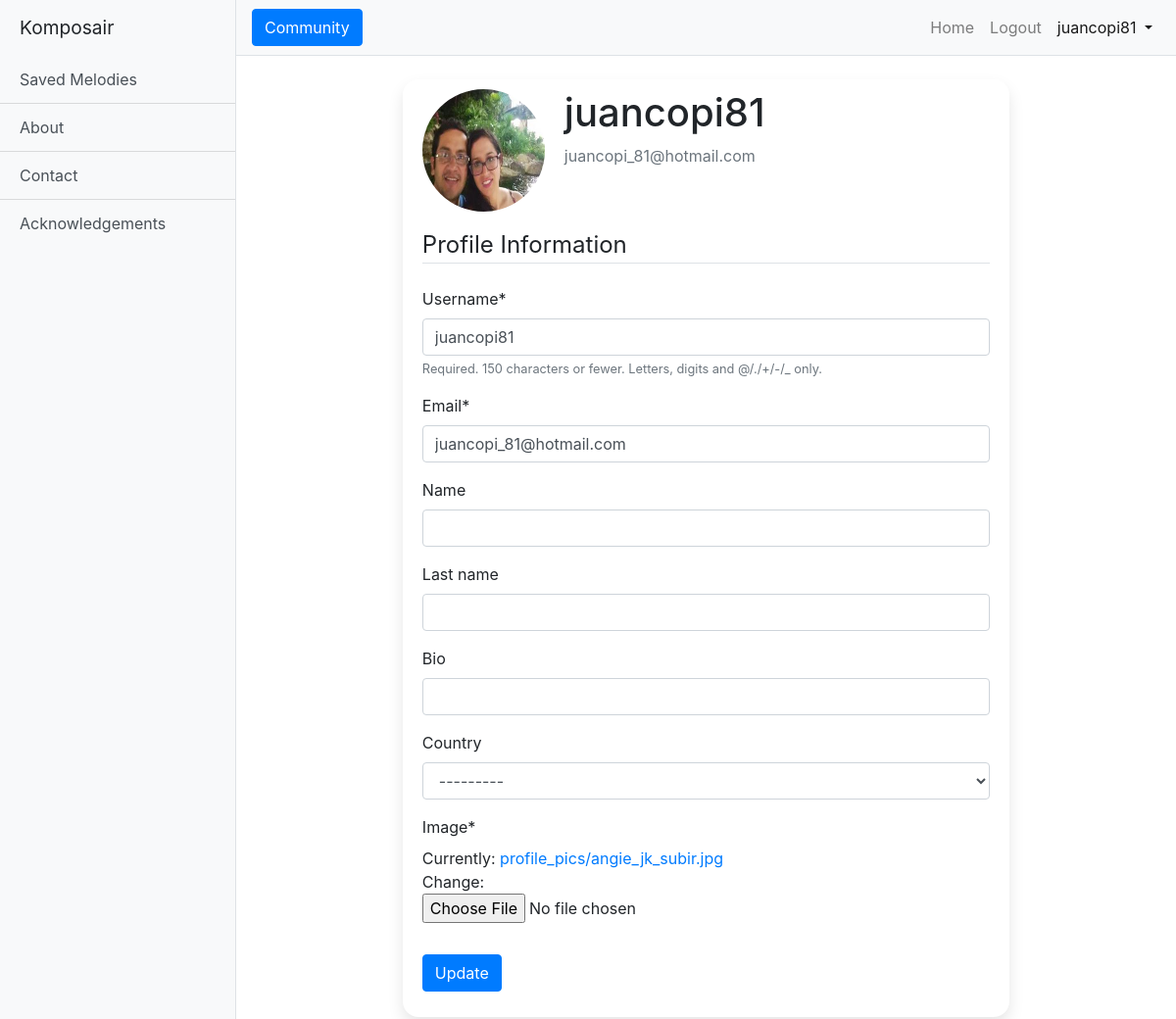
The app's page /profile/ (signed in), older data.
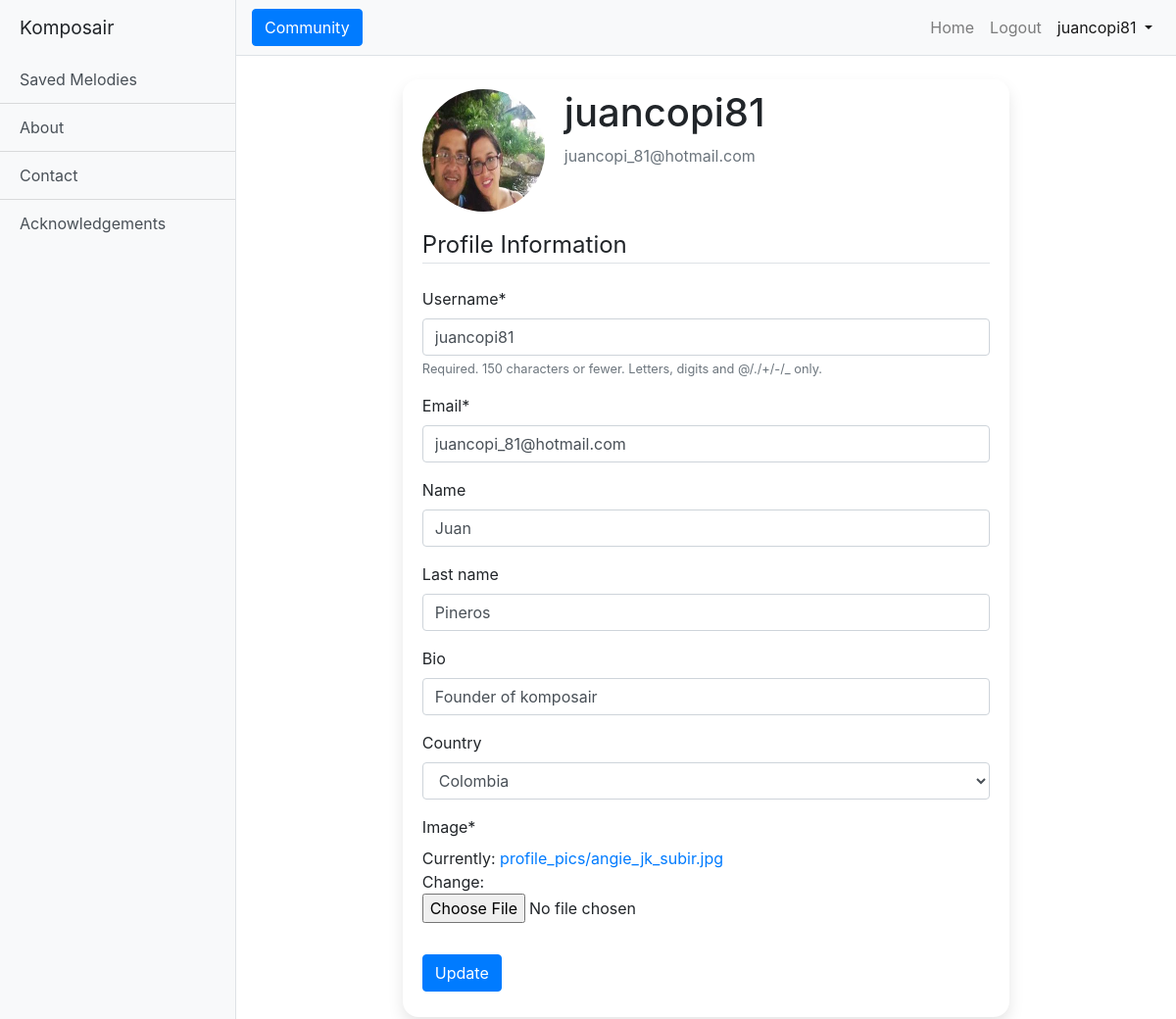
The same page, newer data.
### users/models.py (models this page shows, shortened)
class User(AbstractUser):
	pass

class Profile(models.Model):
	user = models.OneToOneField(User, on_delete=models.CASCADE)
	image = models.ImageField(default='default.jpg', upload_to='profile_pics')
	country = CountryField(blank=True)
	bio = models.CharField(max_length=500, blank=True)
	name = models.CharField(max_length=100, blank=True)
	last_name = models.CharField(max_length=100, blank=True)

### users/views.py (the view)
# urls.py: path('profile/', user_views.profile, name='profile'),
@login_required
def profile(request):
	if request.method == "POST":
		u_form = UserUpdateForm(request.POST, instance=request.user)
		p_form = ProfileUpadteForm(request.POST,
								   request.FILES,
								   instance=request.user.profile)
		if u_form.is_valid() and p_form.is_valid():
			u_form.save()
			p_form.save()
			messages.success(request, f"Your account has been updated")
			return redirect("profile")
	else:
		u_form = UserUpdateForm(instance=request.user)
		p_form = ProfileUpadteForm(instance=request.user.profile)
	context = {
		"u_form": u_form,
		"p_form": p_form,
		"title": "Profile"
	}
	return render(request, "users/profile.html", context)

### users/forms.py
class UserUpdateForm(forms.ModelForm):
	email = forms.EmailField()
	class Meta:
		model = get_user_model()
		fields = ["username", "email"]

class ProfileUpadteForm(forms.ModelForm):
	class Meta:
		model = Profile
		fields = ['name', 'last_name', 'bio', 'country', 'image']

### users/templates/users/profile.html (shortened to what this page needs)
{% extends "melody/base.html" %}
{% load crispy_forms_tags %}
{% block nav_item_dropdown %}active{% endblock nav_item_dropdown %}
{% block content %}
	<div class="profile-section col-sm-12 col-md-10 col-lg-8 mx-auto">
		<div class="media">
			<img class="rounded-circle account-img" src="{{ user.profile.image.url }}">
			<div class="media-body">
				<h2 class="account-heading">{{ user.username }}</h2>
				<p class="text-secondary">{{ user.email }}</p>
			</div>
		</div>
		<form method="POST" enctype="multipart/form-data">
	      <fieldset class="form-group">
	      	  <legend class="border-bottom mb-4">Profile Information</legend>
	          {{ u_form|crispy }}
	          {{ p_form|crispy }}
	      </fieldset>
	      <div class="form-group">
	      	  <button class="btn btn-primary" type="submit">Update</button>
	      </div>
	    </form>
	</div>
{% endblock content %}

### melody/templates/melody/base.html (shortened to what this page needs)
{% load static %}
<!DOCTYPE html>
<html lang="en">
<head>
  <link rel="stylesheet" href="https://stackpath.bootstrapcdn.com/bootstrap/4.5.0/css/bootstrap.min.css">
  <link href="{% static 'melody/simple-sidebar.css' %}/" rel="stylesheet">
</head>
<body>
  <div class="d-flex" id="wrapper">
    <div class="bg-light border-right" id="sidebar-wrapper">
      <div class="sidebar-heading">Komposair </div>
      <div class="list-group list-group-flush">
        <a href="{% url 'melodies' %}" class="list-group-item list-group-item-action bg-light">Saved Melodies</a>
        <a href="#" class="list-group-item list-group-item-action bg-light">About</a>
        <a href="#" class="list-group-item list-group-item-action bg-light">Contact</a>
        <a href="#" class="list-group-item list-group-item-action bg-light">Acknowledgements</a>
      </div>
    </div>
    <div id="page-content-wrapper">
      <nav class="navbar navbar-expand-lg navbar-light bg-light border-bottom">
        <button class="btn btn-primary" id="menu-toggle">Community</button>
        <div class="collapse navbar-collapse" id="navbarSupportedContent">
          <ul class="navbar-nav ml-auto mt-2 mt-lg-0">
            <li class="nav-item {% block nav_item_home %}{% endblock nav_item_home %}">
              <a class="nav-link" href="{% url 'melody-home' %}">Home{% block span_current_home %}{% endblock span_current_home %}</a>
            </li>
            {% if user.is_authenticated %}
              <li class="nav-item {% block nav_item_logout %}{% endblock nav_item_logout %}">
                <a class="nav-link" href="{% url 'logout' %}">Logout</a>
              </li>
              <li class="nav-item dropdown {% block nav_item_dropdown %}{% endblock nav_item_dropdown %}">
                <a class="nav-link dropdown-toggle" href="#" id="navbarDropdown" role="button" data-toggle="dropdown" aria-haspopup="true" aria-expanded="false">
                  {{ user }}
                </a>
              </li>
            {% endif %}
          </ul>
        </div>
      </nav>
      <div class="container-fluid">
        {% block content %}{% endblock content %}
      </div>
    </div>
  </div>
</body>
</html>

### melody/static/melody/simple-sidebar.css (style rules this page uses)
#sidebar-wrapper { min-height: 100vh; margin-left: -15rem; -webkit-transition: margin .25s ease-out; -moz-transition: margin .25s ease-out; -o-transition: margin .25s ease-out; transition: margin .25s ease-out; }
#sidebar-wrapper .sidebar-heading { padding: 0.875rem 1.25rem; font-size: 1.2rem; }
#sidebar-wrapper .list-group { width: 15rem; }
#page-content-wrapper { min-width: 100vw; }
@media (min-width: 768px) { #sidebar-wrapper { margin-left: 0; } }
@media (min-width: 768px) { #page-content-wrapper { min-width: 0; width: 100%; } }
:root { --input-padding-x: 1.5rem; --input-padding-y: .75rem; }
.profile-section { background: #ffffff; padding: 10px 20px; border: 0; border-radius: 1rem; margin-bottom: 20px; box-shadow: 0 0.5rem 1rem 0 rgba(0, 0, 0, 0.1); }
.account-img { height: 125px; width: 125px; margin-right: 20px; margin-bottom: 16px; }
.account-heading { font-size: 2.5rem; }

Row changes from the older to the newer data that the page shows:
changed Profile: name (not shown) → "Juan"; last_name (not shown) → "Pineros"; bio (not shown) → "Founder of komposair"; country "---------" → "Colombia"
